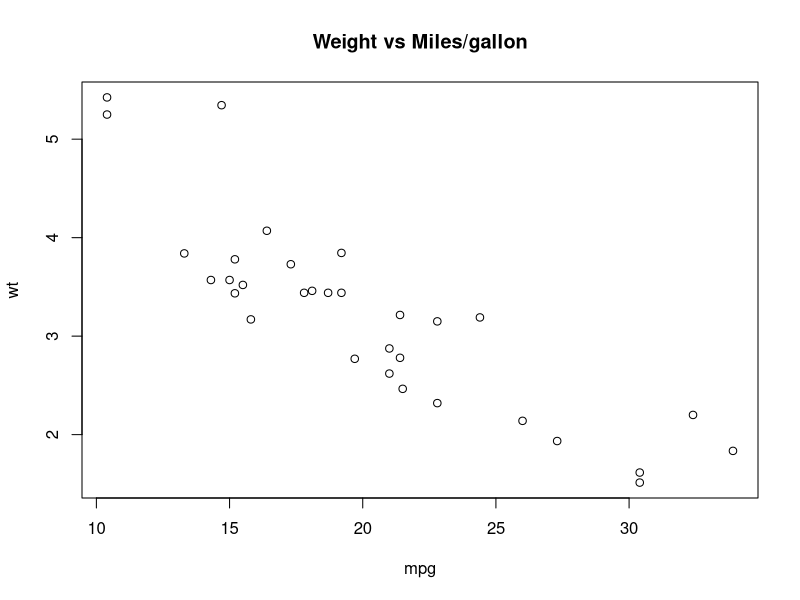

Reproduce this figure in R.
## ---- chunk 1
library(magrittr)
x = c(1,4,2,3,6,10,2,11)
mean(x)
x %>% mean
x %>% sum

## Enchainer les operations de manipulation de donn?es avec le package dplyr 
# Filter 
library(tibble)
cars = mtcars %>% rownames_to_column("model")

# Comment l'utiliser avec le pipe pour succ?der des op?rations
library(dplyr)
cars %>% filter(mpg>=30)
cars %>% filter(cyl==4)
cars %>% filter(cyl==4 & qsec >17)
cars %>% filter(between(mpg, 30, 32))


new_cars = cars %>% filter(mpg >= 30)  #car dplyr ne transforme l'input donc necessaire d'enregister
new_cars


# Arrange
arrange(cars, mpg)
cars %>% arrange(mpg)
cars %>% arrange(am,mpg)
cars %>% arrange(desc(mpg))


# Slice 
cars %>% slice(1:2)
cars %>% slice(c(2,6))
nrow(cars)
cars %>% slice(seq(1,n(), by=4))
cars %>% slice(31:n())
cars %>% slice((n()-4):n())



# Select
cars %>% select(model)
cars %>% select(mpg,cyl,model)
cars %>% select(2,5,7)
cars %>% select(starts_with("m"))

#rename(mon_data_frame, var1 = var2)
?select_helpers

# Mutate
cars_2 = cars %>% mutate(cyl_ratio=cyl/carb)
cars_2 = cars %>% mutate(cyl_ratio=cyl/carb, wt_ratio=wt/hp)

# Transmutate
cars_1 = cars %>% transmute(cyl_ratio=cyl/carb)

# Doublons et distinc
cars %>% select(cyl) %>% distinct
t = unique(cars$cyl)

# Enchainement d'operations (groupy et summerize)
cars %>% select(starts_with("c")) %>% summary
cars %>% select(mpg,wt,hp) %>% as_tibble %>% head

cars %>% group_by(cyl)
cars %>% group_by(cyl) %>% summarise(n=n())

cars %>% group_by(cyl) %>% summarise(mean(mpg))
summarise(cars, mean = mean(mpg , na.rm = TRUE)) # na.rm important si des valeurs manquantes existent



# Jointure et rappels sur les differents types de jointure
engine = tibble(
  cyl = c(6,8,12),
  type = c("medium", "big", "very big")
)

# Diff?rentes jointures
cars %>% inner_join(engine)
cars %>% left_join(engine)
cars %>% right_join(engine)
cars %>% full_join(engine)
cars %>% semi_join(engine)
cars %>% anti_join(engine)



# 2. Donnees specifiques -----------------------------------------------------

# 2.1 Code seance precedente --------------------------------------------------
# Ctrl+Shift+R (Cmd+Shift+R on the Mac) pour creer des section
# Shift+Alt+J pour choisir une section 



# 2.2 Donnees de type STRING -----------------------------------------------------

library(tibble)
library(dplyr)
as_tibble(mtcars)
head(mtcars)
# ctrl+shift+m pour fiare le pipe
cars = mtcars %>% rownames_to_column("model")

library(stringr)
string1 <- "This is a string"
string2 <- 'If I want to include a "quote" inside a string, I use single quotes'


cars$model
str_length(cars$model)
str_c(cars$model, collapse = ", ")
str_sub(cars$model, 1, 5)
str_sub(cars$model, -3, -1)



str_subset(cars$model, "Merc")
str_subset(cars$model, "[0-9]")
str_detect(cars$model, "[0-9]")
#str_match(cars$model, "(.+)[ ](.+)")
str_split(cars$model, " ")


# Attention !!! Rappel sur les NA
NA > 5
10 == NA
NA + 10
NA / 2


# 2.2 Donneees de type DATE -----------------------------------------------------

library(lubridate)
now()
today()
year(today())


today = today()
month(today)
month(today, label = TRUE)
month(today, label = TRUE, abbr = FALSE) #abbr abbreviation
day(today)
mday(today) #day of the month
wday(today) #day of the week
wday(today, label = TRUE)
wday(today, week_start = 1)
wday(today, label = TRUE, week_start = 1)
yday(today) #day of the year

today + period(week = 1, day = 3)
today + period("1W 3D")
today - years(1) - days(10)


bday = ymd("19771114") 
bday

diff = today - bday
diff
## Time difference of 15588 days
as.period(diff)
## [1] "15588d 0H 0M 0S"
as.duration(diff)



cars = mtcars %>% rownames_to_column("model")

cars %>% summarise(n=n(), mpg_av=mean(mpg),
                   wt_med=median(wt)) 

mtcars %>% summarise_all(mean)


cars %>% group_by(cyl) %>%
  summarise(n=n(), mpg_av=mean(mpg), wt_med=median(wt))

cars %>% select(mpg,wt,qsec) %>% colMeans

cars %>% select(mpg,wt,qsec) %>% cor

cars %>% group_by(cyl) %>%
  select(cyl,mpg,wt,qsec) %>%
  summarise_all(mean)

cars %>% select(mpg,wt) %>%
  plot(main="Weight vs Miles/gallon")


# condition --------------------------------------------------------------------

y=5
if (y < 20) {
  message("Too low")
} else {
  message("Too high")
}

if (y < 20) "Too low" else "Too high"
ifelse(y < 20, "Too low", "Too high")


# loops -------------------------------------------------------------------
library(dplyr)
df <- tibble(
  a = rnorm(10),
  b = rnorm(10),
  c = rnorm(10),
  d = rnorm(10)
)


median(df$a)
median(df$b)
median(df$c)
median(df$d)


output <- vector("double", ncol(df))  # 1. output
for (i in seq_along(df)) {            # 2. sequence
  output[[i]] <- median(df[[i]])      # 3. body
}


# Equivalent to
i <- 1
a = while (i <= length(df)) {
  output[[i]] <- median(df[[i]])      # 3. body
  i <- i + 1 
}



# functions ---------------------------------------------------------------

wt_mean <- function(x, w) {
  sum(x * w) / sum(w)
}
wt_mean(1:6, 1:3)


# lists -------------------------------------------------------------------

list()
l= list(v=1:10, head(LETTERS), head(mtcars))
l[[1]]
l$v
l[1:2]



# Fonctions specifiques ---------------------------------------------------

df %>% summarise(mean(a),
                    median(a))

